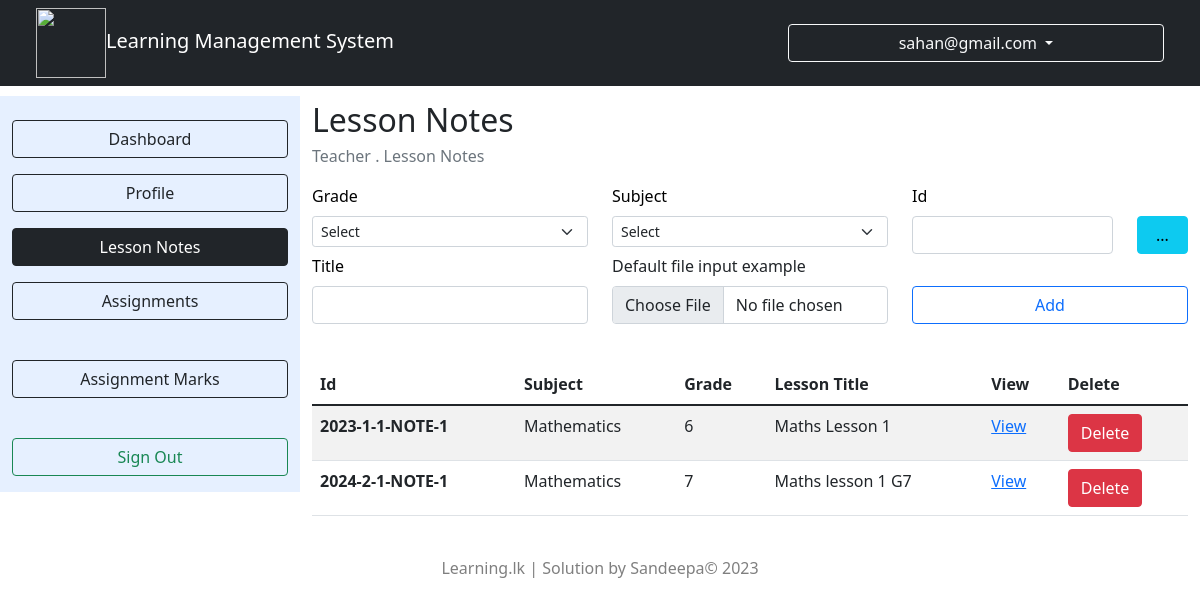
Screenshot of /Online_LMS/NoteAdd.php (signed in) with the database file from the repository.
### tables this page shows
CREATE TABLE IF NOT EXISTS `notes` (
  `id` varchar(45) NOT NULL,
  `name` varchar(45) NOT NULL,
  `note_location` varchar(45) NOT NULL,
  `grade_has_subject_grade_id` int NOT NULL,
  `grade_has_subject_subject_id` int NOT NULL,
  PRIMARY KEY (`id`),
  KEY `fk_notes_grade_has_subject1_idx` (`grade_has_subject_grade_id`,`grade_has_subject_subject_id`)
);

CREATE TABLE IF NOT EXISTS `subject` (
  `id` int NOT NULL AUTO_INCREMENT,
  `name` varchar(45) NOT NULL,
  PRIMARY KEY (`id`)
);

CREATE TABLE IF NOT EXISTS `grade` (
  `id` int NOT NULL AUTO_INCREMENT,
  `name` varchar(45) NOT NULL,
  PRIMARY KEY (`id`)
);

### Online_LMS/NoteAdd.php (the view, shortened to what this page needs)
<!DOCTYPE html>
<html lang="en">
<head>
    <link rel="stylesheet" href="bootstrap.css" />
    <link rel="stylesheet" href="style.css" />
</head>
<body>
    <div class="container-fluid">
        <div class="row">
            <nav class="navbar navbar-light navbar-expand-lg bg-dark fixed-top">
                <div class="container-fluid">
                    <div class="col-4">
                        <a href="#" class="navbar-brand text-white"><img src="system.png" class="icon2" />Learning
                            Management System</a>
                    </div>
                    <div class="btn-group col-lg-4">
                        <button type="button" class="btn btn-outline-light dropdown-toggle" data-bs-toggle="dropdown" aria-haspopup="true" aria-expanded="false">
                            <label class="fs-6"><?php echo ($_SESSION["u"]) ?></label>
                        </button>
                    </div>
                </div>
            </nav>
            <div class="col-4 col-lg-3 mt-5">
                <div class="row bg-primary bg-opacity-10 mt-5">
                    <div class="col-12 mt-4">
                        <form action="TeacherDash.php">
                            <button class="btn btn-outline-dark col-12" type="submit">Dashboard</button>
                        </form>
                    </div>
                    <div class="col-12 mt-3">
                        <form action="ProfileTeacher.php">
                            <button class="btn btn-outline-dark col-12" type="submit">Profile</button>
                        </form>
                    </div>
                    <div class="col-12 mt-3">
                        <form action="NoteAdd.php">
                            <button class="btn btn-outline-dark col-12 active" type="submit">Lesson Notes</button>
                        </form>
                    </div>
                    <div class="col-12 mt-3 mb-4">
                        <form action="AddAssignment.php">
                            <button class="btn btn-outline-dark col-12" type="submit">Assignments</button>
                        </form>
                    </div>
                    <div class="col-12 mt-3 mb-4">
                        <form action="ResultView.php">
                            <button class="btn btn-outline-dark col-12" type="submit">Assignment Marks</button>
                        </form>
                    </div>
                    <div class="col-12 mt-3 mb-3">
                        <form action="SignOut.php">
                            <button class="btn btn-outline-success col-12" type="submit">Sign Out</button>
                        </form>
                    </div>
                </div>
            </div>
            <div class="col-8 col-lg-9 mt-5">
                <div class="row">
                    <div class="">
                        <label class="fs-2">Lesson Notes</label>
                    </div>
                    <div class="">
                        <label class="fs-6 text-secondary">Teacher . Lesson Notes</label>
                    </div>
                    <div class="col-12">
                        <div class="row">
                            <div class="col-12 col-lg-4 mt-3">
                                <label class="form-label text-black">Grade</label>
                                <select class="form-select form-select-sm" aria-label=".form-select-sm example" id="grade">
                                    <option selected value="0">Select</option>
                                    <?php
                                    $connection = new mysqli("localhost", "root", "Slbh2001@", "online_lms");
                                    ?>
                                </select>
                            </div>
                            <div class="col-12 col-lg-4 mt-3">
                                <label class="form-label text-black">Subject</label>
                                <select class="form-select form-select-sm" aria-label=".form-select-sm example" id="subject">
                                    <option selected value="0">Select</option>
                                </select>
                            </div>
                            <div class="col-8 col-lg-3 mt-3">
                                <label class="form-label text-black">Id</label>
                                <input type="text" class="form-control col-8" id="id" />
                            </div>
                            <div class="col-4 col-lg-1 mt-4">
                                <button class="btn btn-info col-12" onclick="GenerateNoteId();">...</button>
                            </div>
                            <div class="col-12 col-lg-4">
                                <label class="form-label text-black">Title</label>
                                <input type="text" class="form-control" id="title" />
                            </div>
                            <div class="mb-3 col-12 col-lg-4">
                                <label for="formFile" class="form-label">Default file input example</label>
                                <input class="form-control" type="file" id="file">
                            </div>
                            <div class="col-12 col-lg-4 mt-2">
                                <button class="btn btn-outline-primary col-12" onclick="AddNote();">Add</button>
                            </div>
                            <div class="mt-4">
                                <table class="table table-striped">
                                    <thead>
                                        <tr>
                                            <th scope="col">Id</th>
                                            <th scope="col">Subject</th>
                                            <th scope="col">Grade</th>
                                            <th scope="col">Lesson Title</th>
                                            <th scope="col">View</th>
                                            <th scope="col">Delete</th>
                                        </tr>
                                    </thead>
                                    <tbody id="container">
                                        <?php
                                        $table3 = $connection->query("SELECT * FROM `notes`");
                                        for ($i = 0; $i < $table3->num_rows; $i++) {
                                            $row3 = $table3->fetch_assoc();
                                            $table4 = $connection->query("SELECT * FROM `grade` WHERE `id`='" . $row3["grade_has_subject_grade_id"] . "'");
                                            $row4 = $table4->fetch_assoc();
                                            $grade = $row4["name"];
                                            $table5 = $connection->query("SELECT * FROM `subject` WHERE `id`='" . $row3["grade_has_subject_subject_id"] . "'");
                                            $row5 = $table5->fetch_assoc();
                                            $subject = $row5["name"];
                                        ?>
                                            <tr>
                                                <th scope="row"><?php echo ($row3["id"]) ?></th>
                                                <td><?php echo ($subject) ?></td>
                                                <td><?php echo ($grade) ?></td>
                                                <td><?php echo ($row3["name"]) ?></td>
                                                <td><a href="<?php echo ($row3["note_location"]) ?>">View</a></td>
                                                <td>
                                                    <div class="deleteButton" data-id="<?php echo ($row3["id"]) ?>"><button class="btn btn-danger">Delete</button></div>
                                                </td>
                                            </tr>
                                        <?php
                                        }
                                        ?>
                                    </tbody>
                                </table>
                            </div>
                        </div>
                    </div>
                </div>
            </div>
        </div>
        <div class="col-12 text-center text-black-50 mt-4 mb-2">
            <label>Learning.lk | Solution by Sandeepa&copy; 2023</label>
        </div>
    </div>
</body>
</html>

### Online_LMS/style.css (style rules this page uses)
.icon2 { width: 70px; height: 70px; }

### rows the page displays
notes: id "2023-1-1-NOTE-1", subject.name "Mathematics", grade.name "6", name "Maths Lesson 1"
notes: id "2024-2-1-NOTE-1", subject.name "Mathematics", grade.name "7", name "Maths lesson 1 G7"

### other values shown
$_SESSION["u"] "sahan@gmail.com"
